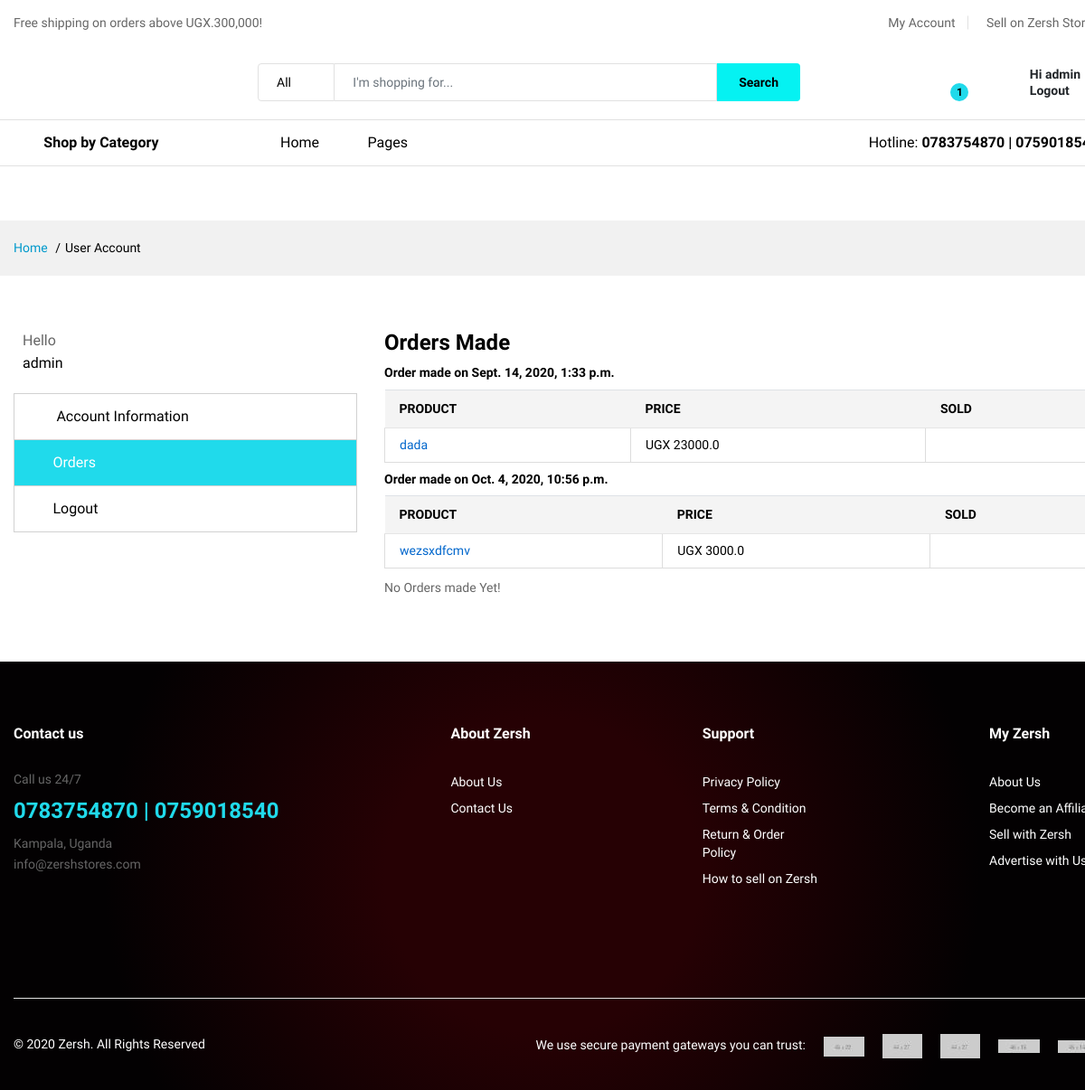
Screenshot of /users/dashboard/1/orders/ (signed in) with the database file from the repository.
### user/models.py (models this page shows, shortened)
class CustomUser(AbstractUser):
    is_customer = models.BooleanField(default=False)
    is_seller = models.BooleanField(default=False)
    phone = models.IntegerField(blank=True, null=True)

### store/models.py (models this page shows, shortened)
class Order(models.Model):
    customer = models.ForeignKey(
        CustomUser, on_delete=models.SET_NULL, null=True, blank=True)
    date_ordered = models.DateTimeField(auto_now_add=True)
    complete = models.BooleanField(default=False, null=True, blank=False)
    transaction_id = models.CharField(max_length=200, null=True)
    billing_details = models.ForeignKey( 'BillingDetails', on_delete = models.SET_NULL, blank=True, null=True)
    payment = models.ForeignKey( 'Payment', on_delete = models.SET_NULL, blank=True, null=True)
    delivery = models.ForeignKey( 'Delivery', on_delete = models.SET_NULL, blank=True, null=True)

class OrderItem(models.Model):
    customer = models.ForeignKey(
        CustomUser, on_delete=models.CASCADE)
    complete = models.BooleanField(default=False, null=True, blank=False)
    product = models.ForeignKey(
        Product, on_delete=models.SET_NULL, null=True, blank=True)
    order = models.ForeignKey(
        Order, on_delete=models.SET_NULL, null=True, blank=True)
    quantity = models.IntegerField(default=1, null=True, blank=True)
    date_added = models.DateTimeField(auto_now_add=True)

class Product(models.Model):
    name = models.CharField(max_length=120)
    price = models.FloatField()
    image_182x182 = models.ImageField(upload_to='pdt_imgs/')
    image_1200x1200 = models.ImageField(upload_to='pdt_imgs/alt_imgs/')
    image_600x600 = models.ImageField(upload_to='pdt_imgs/alt_imgs/')
    image_600x600_2 = models.ImageField(upload_to='pdt_imgs/alt_imgs/')
    image_300x300 = models.ImageField(upload_to='pdt_imgs/alt_imgs/')
    img_array = [image_1200x1200, image_600x600, image_600x600_2]
    sku = models.IntegerField()
    available = models.BooleanField(default=True)
    discount = models.IntegerField(default = 0)
    description = models.CharField(max_length=120, blank=True, null=True)
    brand = models.CharField(max_length=120, blank=True, null=True)
    category = models.ForeignKey(SubCategory, on_delete=models.CASCADE)
    seller = models.ForeignKey(Seller, on_delete=models.CASCADE)

### user/views.py (the view)
# urls.py: path('dashboard/<int:pk>/orders/', UserDashBoardOrdersView.as_view(), name='user_orders'),
class UserDashBoardOrdersView(LoginRequiredMixin, DetailView):
    model = CustomUser
    template_name = 'user_dash_orders.html'
    def get_context_data(self, *args, **kwargs):
        context = super(UserDashBoardOrdersView, self).get_context_data( **kwargs)
        context['orders'] = Order.objects.filter(customer=self.request.user)
        return context

### pages/templatetags/cart_template_tags.py (called while the page is built)
@register.filter
def cart_item_counter(user):
    if user.is_authenticated:
        qs = Order.objects.filter(customer=user, complete=False)
        if qs:
            return qs[0].orderitem_set.count()
    return 0

### store/context_processors.py (called while the page is built)
def categories_processor(request):
    categories = Category.objects.all()
    ads = Ad.objects.all()
    return {'cates': categories, 'ads':ads}

### templates/user_dash_orders.html
{% extends 'base.html' %}
{% load crispy_forms_tags %}
{% block content %}
<main class="ps-page--my-account">
    <div class="ps-breadcrumb">
        <div class="container">
            <ul class="breadcrumb">
                <li><a href="index.html">Home</a></li>
                <li>User Account</li>
            </ul>
        </div>
    </div>
    <section class="ps-section--account">
        <div class="container">
            <div class="row">
                <div class="col-lg-4">
                    <div class="ps-section__left">
                        <aside class="ps-widget--account-dashboard">
                            <div class="ps-widget__header">
                                <figure>
                                    <figcaption>Hello</figcaption>
                                    <p><a href="#">{{ object.username }}</a></p>
                                </figure>
                            </div>
                            <div class="ps-widget__content">
                                <ul>
                                    <li><a href="{% url 'user_dash' object.id %}"><i class="icon-user"></i> Account Information</a></li>
                                    <li class="active"><a href="{% url 'user_orders' object.id %}"><i class="icon-papers"></i>Orders</a></li>
                                    <li><a href="{% url 'account_logout' %}"><i class="icon-power-switch"></i>Logout</a></li>
                                </ul>
                            </div>
                        </aside>
                    </div>
                </div>
                <div class="col-lg-8">
                    <div class="ps-section__right">
                        <div class="ps-block__content">
                            <h3>Orders Made</h3>
                            <div class="table-responsive">
                                {% for order in orders %}
                                    {% if order.complete == True %}
                                        <h5>Order made on {{ order.date_ordered }}</h5>
                                        <table class="table ps-table ps-table--vendor">
                                            <thead>
                                                <tr>
                                                    <th>Product</th>
                                                    <th>Price</th>
                                                    <th>Sold</th>
                                                </tr>
                                            </thead>
                                            <tbody>
                                                {% for item in order.orderitem_set.all %}
                                                    <tr>
                                                        <td><a href="#">{{ item.product.name }}</a></td>
                                                        <td>UGX {{ item.product.price }}</td>
                                                        <td></td>
                                                    </tr>
                                                {% endfor %}
                                            </tbody>
                                        </table>
                                    {% else %}
                                        <p>No Orders made Yet!</p>
                                    {% endif %}
                                {% endfor %}
                            </div>
                        </div>
                    </div>
                </div>
            </div>
        </div>
    </section>
</main>
{% endblock content %}

### templates/base.html (shortened to what this page needs)
{% load static %}
{% load cart_template_tags %}
<!DOCTYPE html>
<html>
<head>
  <link rel="stylesheet" href="{% static  'plugins/font-awesome/css/font-awesome.min.css'  %}">
  <link rel="stylesheet" href="{% static  'fonts/Linearicons/Linearicons/Font/demo-files/demo.css'  %}">
  <link rel="stylesheet" href="{% static  'plugins/bootstrap/css/bootstrap.min.css'  %}">
  <link rel="stylesheet" href="{% static  'plugins/owl-carousel/assets/owl.carousel.min.css'  %}">
  <link rel="stylesheet" href="{% static  'plugins/owl-carousel/assets/owl.theme.default.min.css'  %}">
  <link rel="stylesheet" href="{% static  'plugins/slick/slick/slick.css'  %}">
  <link rel="stylesheet" href="{% static  'plugins/nouislider/nouislider.min.css'  %}">
  <link rel="stylesheet" href="{% static  'plugins/lightGallery-master/dist/css/lightgallery.min.css'  %}">
  <link rel="stylesheet" href="{% static  'plugins/jquery-bar-rating/dist/themes/fontawesome-stars.css'  %}">
  <link rel="stylesheet" href="{% static  'plugins/select2/dist/css/select2.min.css'  %}">
  <link rel="stylesheet" href="{% static  'css/style.css'  %}">
  <link rel="stylesheet" href="{% static  'css/market-place-1.css'  %}">
</head>
<body>
  <header class="header header--standard header--market-place-1" data-sticky="true">
    <div class="header__top">
      <div class="container">
        <div class="header__left">
          <p>Free shipping on orders above UGX.300,000!</p>
        </div>
        <div class="header__right">
          <ul class="header__top-links">
            {% if user.is_seller  %}
            <li><a href="{% url 'seller_dash' %}">My Seller Account</a></li>
            {% elif user.is_authenticated  %}
            <li><a href="{% url 'user_dash' user.id %}">My Account</a></li>
            <li><a href="{% url 'seller_reg' %}">Sell on Zersh Stores</a></li>
            {% else %}
            <li><a href="{% url 'seller_reg' %}">Sell on Zersh Stores</a></li>
            {% endif %}
          </ul>
        </div>
      </div>
    </div>
    <div class="header__content">
      <div class="container">
        <div class="header__content-left">
        </div>
        <div class="header__content-center">
          <form class="ps-form--quick-search" action="{% url 'search_results' %}"
          method="get">
            <div class="form-group--icon"><i class="icon-chevron-down"></i>
              <select class="form-control">
                <option value="1">All</option>
              </select>
            </div>
            <input name="q" class="form-control" type="text" placeholder="I'm shopping for...">
            <button>Search</button>
          </form>
        </div>
        <div class="header__content-right">
          <div class="header__actions">
            <div class="ps-cart--mini"><a class="header__extra" href="{% url 'cart' %}"><i
                  class="icon-bag2"></i><span><i>{{ request.user|cart_item_counter }}</i></span></a>
            </div>
            <div class="ps-block--user-header">
              <div class="ps-block__left"><i class="icon-user"></i></div>
              <div class="ps-block__right">
                {% if user.is_authenticated %}
                <a href="">Hi {{ user.username }}</a>
                <a href="{% url 'account_logout' %}">Logout</a>
                {% else %}
                <a href="{% url 'account_login' %}">Login</a>
                <a href="{% url 'account_signup' %}">Register</a>
                {% endif %}
              </div>
            </div>
          </div>
        </div>
      </div>
    </div>
    <nav class="navigation">
      <div class="container">
        <div class="navigation__left">
          <div class="menu--product-categories">
            <div class="menu__toggle"><i class="icon-menu"></i><span> Shop by Category</span></div>
          </div>
        </div>
        <div class="navigation__right">
          <ul class="menu">
            <li class="current-menu-item menu-item-has-children"><a href="{% url 'home' %}">Home</a>
            </li>
            <li class="menu-item-has-children has-mega-menu"><a href="#">Pages</a>
            </li>
          </ul>
          <div class="ps-block--header-hotline inline">
            <p><i class="icon-telephone"></i>Hotline:<strong> 0783754870 | 0759018540</strong></p>
          </div>
        </div>
      </div>
    </nav>
  </header>
  <div class="mt-5 py-4">
  </div>
  {% block content %} {% endblock content %}
  <footer class="ps-footer">
    <div class="container">
      <div class="ps-footer__widgets">
        <aside class="widget widget_footer widget_contact-us">
          <h4 class="widget-title">Contact us</h4>
          <div class="widget_content">
            <p>Call us 24/7</p>
            <h3>0783754870 | 0759018540</h3>
            <p>Kampala, Uganda <br><a href="mailto:info@zershstores.com">info@zershstores.com</a>
            </p>
            <ul class="ps-list--social">
              <li><a class="facebook" href="https://www.facebook.com/zershonlineshop"><i class="fa fa-facebook"></i></a></li>
              <li><a class="twitter" href="https://twitter.com/Ugzersh"><i class="fa fa-twitter"></i></a></li>
              <li><a class="instagram" href="https://www.instagram.com/zersh.ug/"><i class="fa fa-instagram"></i></a></li>
            </ul>
          </div>
        </aside>
        <aside class="widget widget_footer">
          <h4 class="widget-title">About Zersh</h4>
          <ul class="ps-list--link">
              <li><a href="{% url 'about' %}">About Us</a></li>
              <li><a href="{% url 'contact' %}">Contact Us</a></li>
          </ul>
      </aside>
      <aside class="widget widget_footer">
        <h4 class="widget-title">Support</h4>
        <ul class="ps-list--link">
            <li><a href="{% url 'privacy' %}">Privacy Policy</a></li>
            <li><a href="{% url 'terms' %}">Terms & Condition</a></li>
            <li><a href="{% url 'order_policy' %}">Return & Order <br> Policy</a></li>
            <li><a href="{% url 'how_to_sell' %}">How to sell on Zersh</a></li>
        </ul>
    </aside>
    <aside class="widget widget_footer">
      <h4 class="widget-title">My Zersh</h4>
      <ul class="ps-list--link">
          <li><a href="{% url 'about' %}">About Us</a></li>
          <li><a href="{% url 'contact' %}">Become an Affiliate</a></li>
          <li><a href="{% url 'seller_reg' %}">Sell with Zersh</a></li>
          <li><a href="#">Advertise with Us</a></li>
      </ul>
  </aside>
      </div>
      <div class="ps-footer__copyright">
        <p>© 2020 Zersh. All Rights Reserved</p>
        <p><span>We use secure payment gateways you can trust:</span><a href="#"><img src="{% static 'img/payment-method/1.jpg' %}" alt=""></a><a
            href="#"><img src="img/payment-method/2.jpg" alt=""></a><a href="#"><img src="img/payment-method/3.jpg"
              alt=""></a><a href="#"><img src="img/payment-method/4.jpg" alt=""></a><a href="#"><img
              src="img/payment-method/5.jpg" alt=""></a></p>
      </div>
    </div>
  </footer>
</body>
</html>

### static/css/market-place-1.css (style rules this page uses)
.header--market-place-1 .header__extra span i { color: #000; font-weight: 700; }
.header--market-place-1 .navigation { border-top: 1px solid #e1e1e1; border-bottom: 1px solid #e1e1e1; background-color: #fff; }
.header--market-place-1 .navigation > .container { display: flex; flex-flow: row nowrap; }
.header--market-place-1 .navigation > .container > * { width: 100%; }

### rows the page displays
CustomUser: user|cart_item_counter "1", username "admin"
Order: date_ordered "Sept. 14, 2020, 1:33 p.m."
OrderItem: product.name "dada", product.price "23000.0"
Order: date_ordered "Oct. 4, 2020, 10:56 p.m."
OrderItem: product.name "wezsxdfcmv", product.price "3000.0"
Order: complete "No Orders made Yet!"
